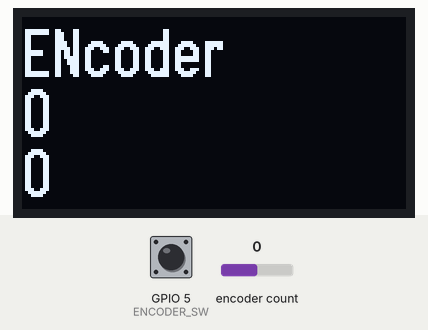
Recording of a sketch running on a simulated ESP32. Shown: 128×64 one-colour display. The test bench sets the inputs (shaded band); at power-on: encoder count 0, GPIO 5 (ENCODER_SW) HIGH. What the sketch prints to the serial monitor is not drawn.

Above: at 1.2 s.
1.3 s: encoder count set to 1
At 1.6 s:
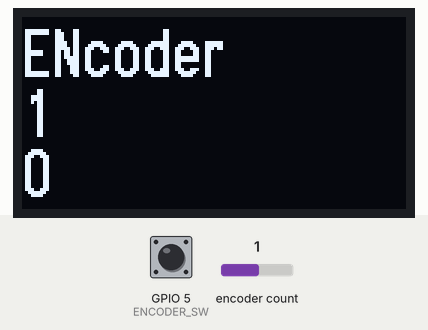
2.8 s: encoder count set to 2
At 3.3 s:
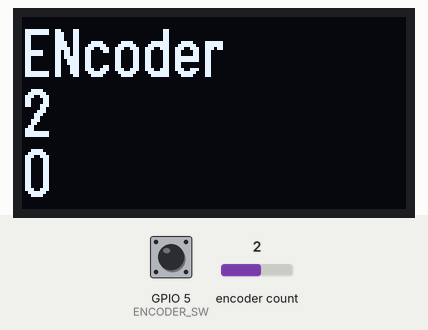
4.3 s: encoder count set to 3
At 5.2 s:
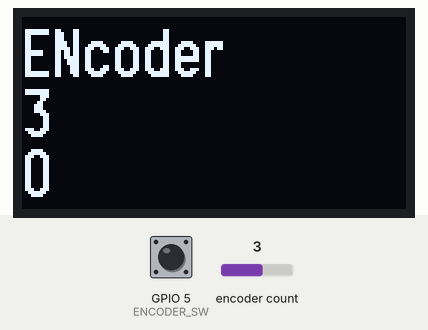
5.8 s: GPIO 5 (ENCODER_SW) pulsed LOW 5 times (0.12 s each, 0.3 s apart)
At 8.0 s:
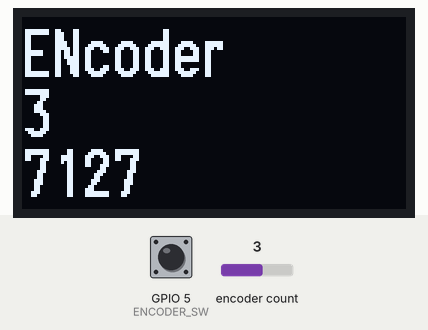
Timing chart, 0 to 9.5 s (numbered marks = the images above; inputs shaded):
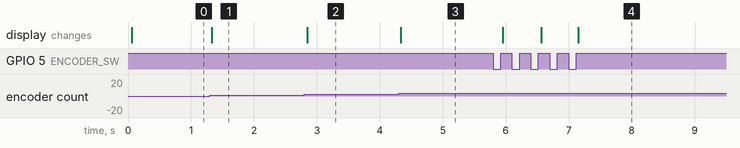

Measured:
- after the input at 1.3 s, the display: changes at once (image 1)
- after the input at 2.8 s, the display: changes after 0.05 s (image 2)
- after the input at 4.3 s, the display: changes at once (image 3)
- after the input at 5.8 s, the display: first changes after 0.16 s (image 4 shows a later state)

The sketch:

oled_encoder.ino
```cpp
#include <Arduino.h>
#include <U8g2lib.h>
#include "AiEsp32RotaryEncoder.h"

#define OLED_CS D8
#define OLED_RES D3
//#define OLED_DC D4
#define OLED_DC D0

#define ENCODER_CLK D2
#define ENCODER_DT D1
//#define ENCODER_SW D0
#define ENCODER_SW D4
#define ENCODER_VCC -1
#define ENCODER_STEPS 4

U8G2_SSD1309_128X64_NONAME2_1_4W_HW_SPI oled(U8G2_R1, OLED_CS, OLED_DC, OLED_RES);
AiEsp32RotaryEncoder rotaryEncoder = AiEsp32RotaryEncoder(ENCODER_DT, ENCODER_CLK, ENCODER_SW, ENCODER_VCC, ENCODER_STEPS);

u8g2_uint_t oledWidth = 0;
u8g2_uint_t oledHeight = 0;

volatile unsigned long encoderLastTurn = 0;
volatile unsigned long encoderLastPush = 0;
bool led = false;
u8g2_uint_t x = 0;
u8g2_uint_t y = 0;

void encoderOnButtonClick() {
  if (millis() - encoderLastPush < 500) {
    return;
  }
  encoderLastPush = millis();
  Serial.print("button pressed ");
  Serial.print(millis());
  Serial.println(" milliseconds after restart");
}

void IRAM_ATTR readEncoderISR() {
  rotaryEncoder.readEncoder_ISR();
}

void setup() {

  // Set the encoder pins to inputs with an internal pullup resistor. The rotary encoder simply "shorts" the
  // CLK, DT, and SW pins to GND whenever applicable, so we need to provide the "pull to logic HIGH" function.
  // If we don't the pins could be "floating" somewhere between logic HIGH (3.3V) and logic LOW (0V/GND).
  pinMode(ENCODER_CLK, INPUT_PULLUP);
  pinMode(ENCODER_DT, INPUT_PULLUP);
  pinMode(ENCODER_SW, OUTPUT);

  // Initialize the OLED display
  oled.begin();
  oled.setFont(u8g2_font_logisoso16_tf);
  oled.setDisplayRotation(U8G2_R0);
  Serial.println("OLED initialized");

  // Precompute some variables - No point in doing these things in the "loop" section
  // since the results would never change
  // Get the actual display width and height so we can compute pixel locations later
  oledHeight = oled.getDisplayHeight();
  oledWidth = oled.getDisplayWidth();

  // Initialize the rotary encoder library
  rotaryEncoder.begin();
  rotaryEncoder.setup(readEncoderISR);

  // Set boundaries and if values should cycle or not
  // in this example we will set possible values between 0 and 1000;
  rotaryEncoder.setBoundaries(0, 1000, false);

  // Set a default "acceleration" behavior. Read the library to find out more about what this does.
  //rotaryEncoder.disableAcceleration(); //acceleration is now enabled by default - disable if you dont need it
  rotaryEncoder.setAcceleration(250); //or set the value - larger number = more accelearation; 0 or 1 means disabled acceleration
}

void loop() {

  // Service the rotary encoder
  if (rotaryEncoder.encoderChanged()) {
    Serial.print("Value: ");
    Serial.println(rotaryEncoder.readEncoder());
  }
  if (rotaryEncoder.isEncoderButtonClicked()) {
    encoderOnButtonClick();
  }

  // Draw stuff on the OLED
  oled.firstPage();
  do {
    // Draw a clipped circle in the corner
    // oled.drawCircle(8, 8, 16);
    // Draw the text centered (x-axis, not y) on the screen
    // oled.drawUTF8(oledWidth/2 - helloTextWidth/2, 50, helloText);

    char bufferA[32];
    char bufferB[32];

    snprintf(&(bufferA[0]), 32, "%ld", rotaryEncoder.readEncoder());
    snprintf(&(bufferB[0]), 32, "%lu", encoderLastPush);

    oled.drawUTF8(0, 20, "ENcoder");
    oled.drawUTF8(0, 40, bufferA);
    oled.drawUTF8(0, 60, bufferB);
  } while (oled.nextPage());
}
```
